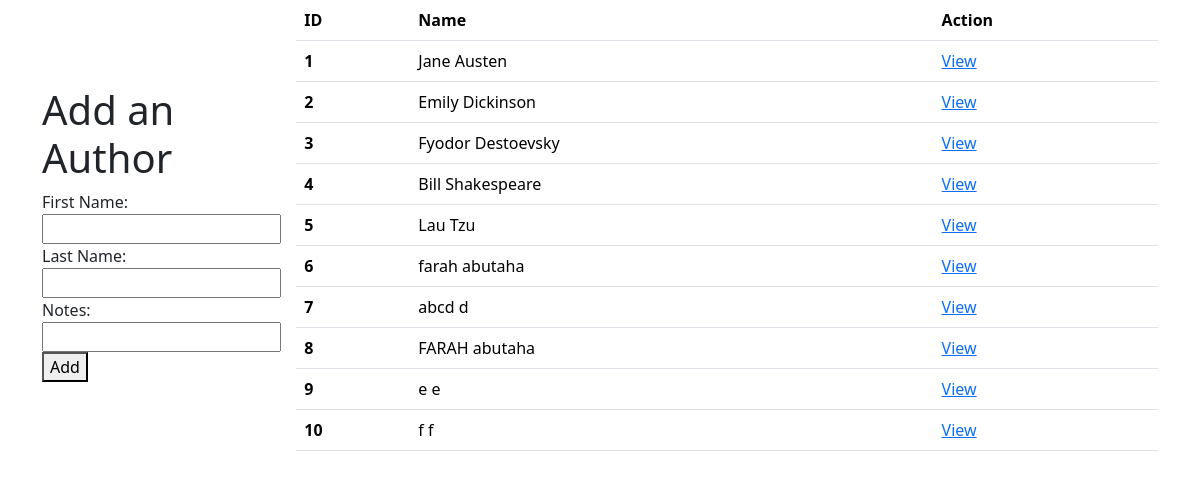
The page /author on the database its author committed.
### book_author_app/models.py (models this page shows, shortened)
class Author(models.Model):
    first_name= models.CharField(max_length=45)
    last_name= models.CharField(max_length=45)
    books= models.ManyToManyField(Book , related_name='authors')
    notes= models.CharField(max_length=255 , null=True)
    created_at= models.DateTimeField(auto_now_add=True)
    updated_at= models.DateTimeField(auto_now=True)

### book_author_app/views.py (the view)
# urls.py: path('author' , views.author , name='author'),
def author(request):
    context = {
        'authors' : Author.objects.all()
    }
    return render(request , 'book_author_app/author.html' ,context)

### book_author_app/templates/book_author_app/author.html (shortened to what this page needs)
<!DOCTYPE html>
<html lang="en">
<head>
    <link href="https://cdn.jsdelivr.net/npm/bootstrap@5.3.8/dist/css/bootstrap.min.css" rel="stylesheet">
</head>
<body>
    <div class="container">
        <div>
                    <h1>Add an Author</h1>
        <form action="{% url 'create_author'%}" method="POST">
            <label for="first_name">First Name:</label>
            <input type="text" name="first_name"><br>
            <label for="last_name">Last Name:</label>
            <input type="text" name="last_name"><br>
            <label for="notes">Notes:</label>
            <input type="text" name="notes"><br>
            <button>Add</button>
        </form>
        </div>
                <table class="table">
            <thead>
                <tr>
                <th scope="col">ID</th>
                <th scope="col">Name</th>
                <th scope="col">Action</th>
                </tr>
            </thead>
            <tbody>
                {% for author in authors %}
                <tr>
                <th scope="row">{{author.id}}</th>
                <td>{{author.first_name}} {{author.last_name}}</td>
                <td><a href="{% url 'author_details' author.id %}">View</a></td>
                </tr>
                {% endfor %}
            </tbody>
        </table>
    </div>
</body>
</html>

### book_author_app/templates/book_author_app/author.html (style rules this page uses)
.container { display: flex; justify-content: space-between; align-items: center; }

### rows shown on the page
Author: id "1", first_name "Jane", last_name "Austen"
Author: id "2", first_name "Emily", last_name "Dickinson"
Author: id "3", first_name "Fyodor", last_name "Destoevsky"
Author: id "4", first_name "Bill", last_name "Shakespeare"
Author: id "5", first_name "Lau", last_name "Tzu"
Author: id "6", first_name "farah", last_name "abutaha"
Author: id "7", first_name "abcd", last_name "d"
Author: id "8", first_name "FARAH", last_name "abutaha"
Author: id "9", first_name "e", last_name "e"
Author: id "10", first_name "f", last_name "f"
